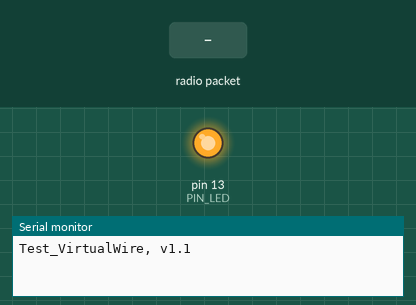
This sketch was run on a simulated Arduino Nano, built with avr-gcc and run on an emulated ATmega328P. On the bench: output pins drawn as LEDs (lit = HIGH), the last lines printed to the serial monitor. The inputs (shaded band) are chosen by the test bench. No radio packets arrive unless stated.

Above: at 0.5 s.
1.3 s: radio packet "1" arrives
At 2.2 s:
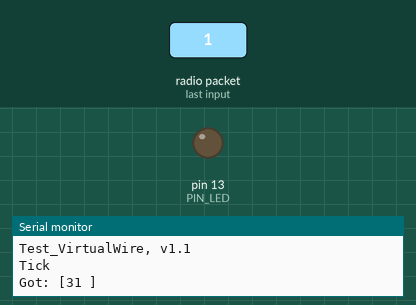
Timing chart, 0 to 10.3 s (numbered marks = the images above; inputs shaded):
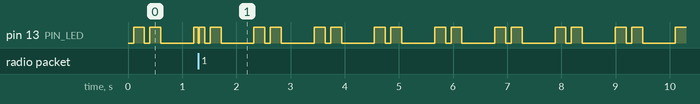

The sketch:

Test_VirtualWire.ino
```cpp
// (licence header left out)
#include <VirtualWire.h>
//#include <Wiring.h>

#define PIN_LIGHTS		7
#define PIN_LED			13
#define MAX				20


unsigned long currentMillis = 0;
unsigned long previousLED = 0;
int ledCounter = 0;


void setup()
{
	Serial.begin(9600);	// Debugging only
	Serial.println("Test_VirtualWire, v1.1");

	pinMode(PIN_LED, OUTPUT);

	// Initialise the IO and ISR
	vw_set_ptt_inverted(true); // Required for DR3100

	vw_set_rx_pin(2);

	vw_setup(64);	 // Bits per sec

	vw_rx_start();       // Start the receiver PLL running

}

void loop()
{
	uint8_t buf[VW_MAX_MESSAGE_LEN];
	uint8_t buflen = VW_MAX_MESSAGE_LEN;

	//

	currentMillis = millis();

	if (currentMillis - previousLED > 100)
	{
		previousLED = currentMillis;

		if (++ledCounter > 10)
		{
			ledCounter = 0;
			Serial.println("Tick");
		}

		if (ledCounter == 1 || ledCounter == 2 || ledCounter == 4 || ledCounter == 5)
			digitalWrite(PIN_LED, HIGH);
		else
			digitalWrite(PIN_LED, LOW);

	}

	//

	if (vw_get_message(buf, &buflen)) // Non-blocking
	{
		int i;

		digitalWrite(PIN_LED, true); // Flash a light to show received good message
		// Message with a good checksum received, dump it.
		Serial.print("Got: [");

		for (i = 0; i < buflen; i++)
		{
			Serial.print(buf[i], HEX);
			Serial.print(" ");
		}
		Serial.println("]");

		digitalWrite(PIN_LED, false);
	}
}
```

Measured:
- by itself, pin 13 (PIN_LED): moves between LOW and HIGH, repeating every 2.2 s
